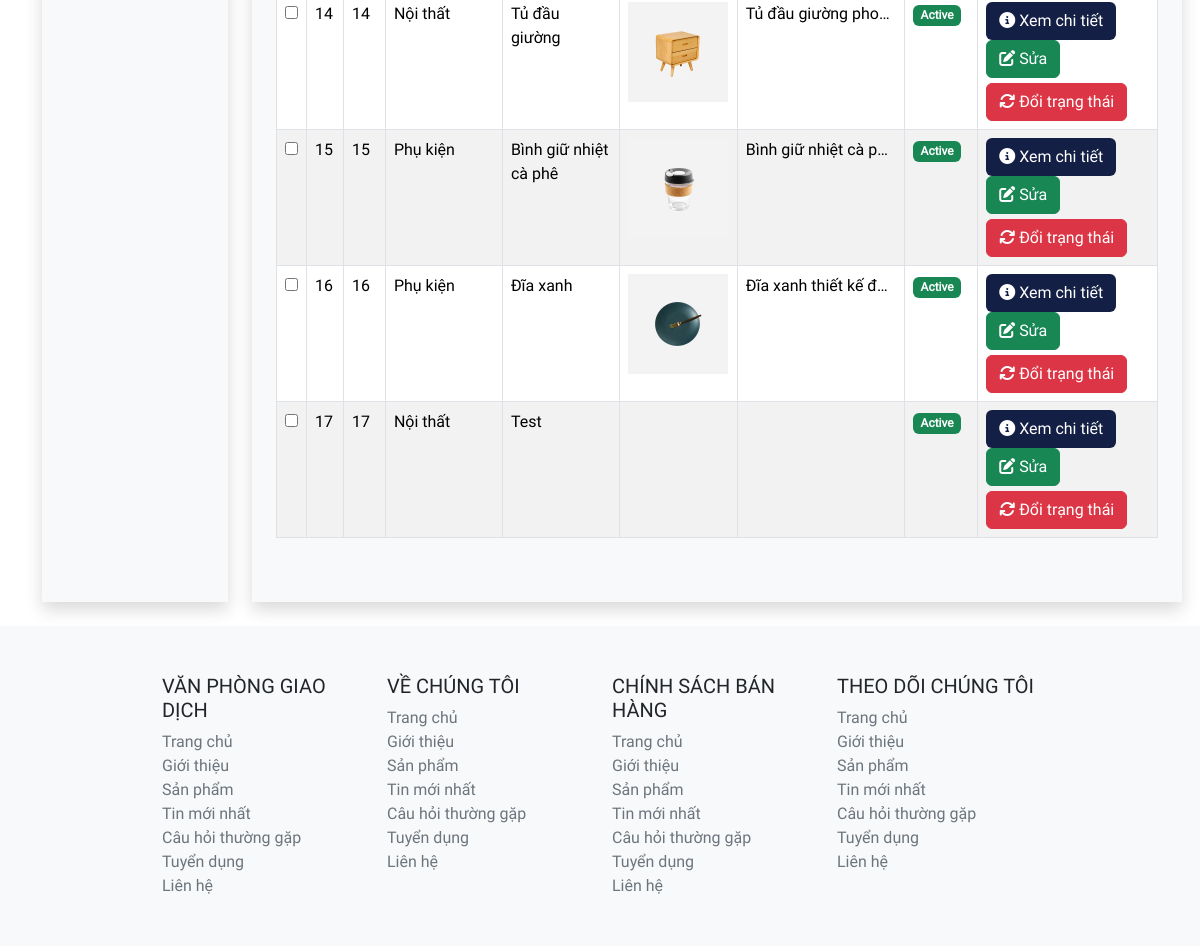
Page /admin/index.php?act=list-product (lower part) on the earlier database version.
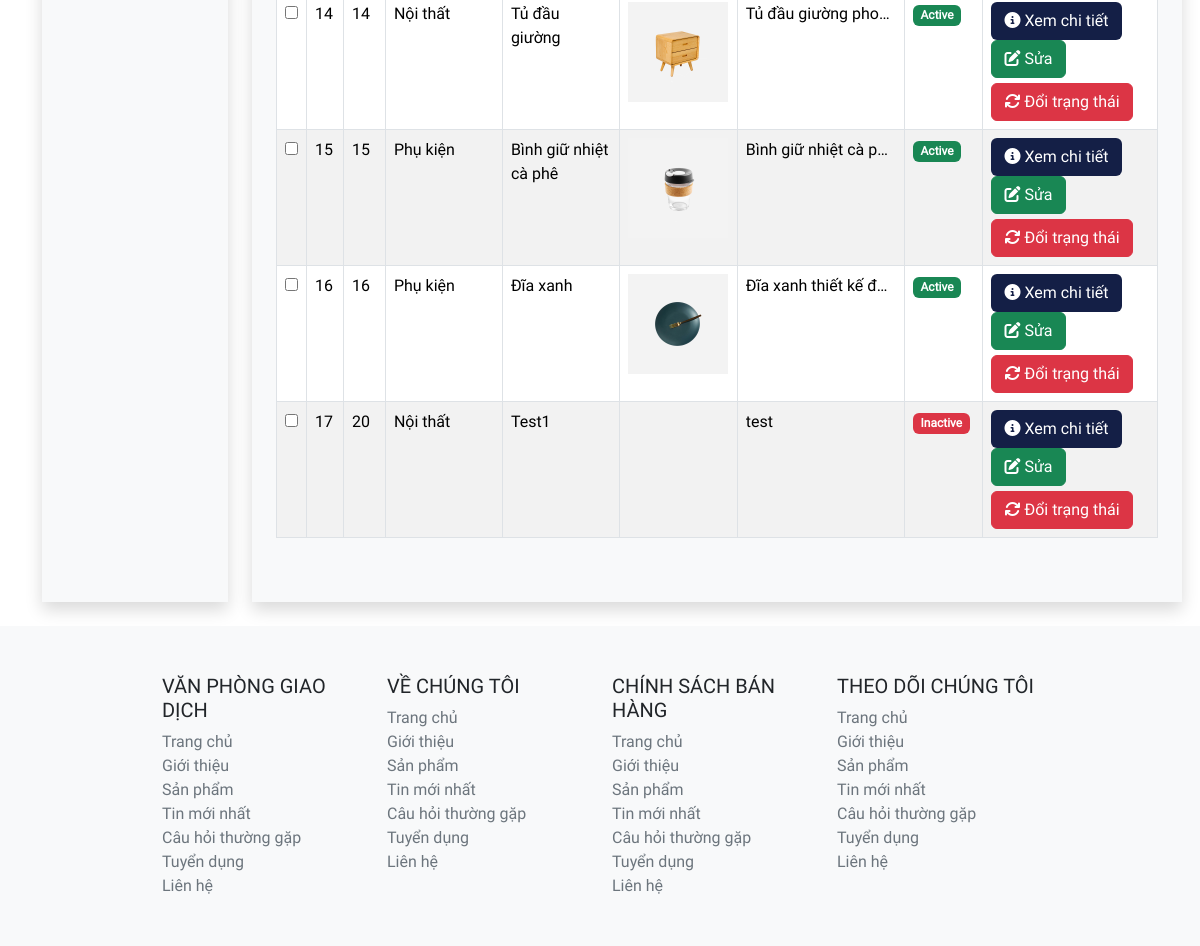
Same page on the later database version.
### tables this page shows
CREATE TABLE `product` (
  `pro_id` int NOT NULL,
  `pro_name` varchar(255) NOT NULL,
  `pro_image` varchar(255) DEFAULT NULL,
  `pro_description` varchar(255) NOT NULL,
  `cate_id` int NOT NULL,
  `pro_status` tinyint NOT NULL DEFAULT '1' COMMENT '1: Hoạt động\r\n0: Không hoạt động'
);

CREATE TABLE `category` (
  `cate_id` int NOT NULL,
  `cate_name` varchar(255) NOT NULL,
  `cate_status` tinyint NOT NULL DEFAULT '1' COMMENT '1: Tồn tại\r\n0: Không tồn tại'
);

### admin/controller/productController.php (called while the page is built, shortened)
<?php
class ProductController {
    public $productQuery;
    public function __construct() {
        $this -> productQuery = new ProductQuery();
    }
    public function list() {
        $dsProduct = $this->productQuery->all();
        include "view/product/list.php";
    }
}
?>

### admin/index.php (called while the page is built, shortened)
<?php
  include "../common/function.php";
include "controller/productController.php";
include "model/productQuery.php";
$act = $_GET['act'] ?? "";
match ($act) {
    '' => (new CategoryController()) -> list(),
    'list-product' => (new ProductController()) -> list(),
    'create-product' => (new ProductController()) -> create(),
    'read-one-product' => (new ProductController()) -> readOneProduct(),
    'update-status-product' => (new ProductController()) -> updateStatusProduct(),
    'view-product-detail' => (new ProductController()) -> listProductDetail(),
    'create-product-detail' => (new ProductController()) -> createProductDetail(),
    'update-product-detail' => (new ProductController()) -> readOneProductDetail(),
    'update-status-product-detail' => (new ProductController()) -> updateStatusProductDetail(),
    'list-category' => (new CategoryController()) -> list(),
    'create-category' => (new CategoryController()) -> create(),
    'update-category' => (new CategoryController()) -> update(),
    'delete-category' => (new CategoryController()) -> delete(),
    'restore-category' => (new CategoryController()) -> restore(),
    'list-news' => (new NewsController()) -> list(),
    'create-news' => (new NewsController()) -> create(),
    'update-news' => (new NewsController()) -> update(),
    'delete-news' => (new NewsController()) -> deleteNews(),
  };
?>

### common/function.php (called while the page is built, shortened)
<?php
    function connectDB() {
        $host = DB_HOST;
        $port  = DB_PORT;
        $dbname = DB_NAME;
        try {
            $conn = new PDO ("mysql:host=$host;port=$port;dbname=$dbname",DB_USER,DB_PASS);
            return $conn;
        } catch (\Throwable $th) {
            echo "Lỗi";
        }
    }
    function convertToObjectProduct($row) {
        $product = new Product();
        $product -> pro_id = $row['pro_id'];
        $product -> pro_name = $row['pro_name'];
        $product -> pro_image = $row['pro_image'];
        $product -> pro_description = $row['pro_description'];
        $product -> pro_status = $row['pro_status'];
        $product -> cate_id = $row['cate_id'];
        $product -> cate_name = $row['cate_name'];
        $product -> cate_status = $row['cate_status'];
        return $product;
    }
?>

### admin/model/productQuery.php (called while the page is built, shortened)
<?php
class ProductQuery {
    public $pdo;
    public function __construct() {
        $this->pdo = connectDB();
    }
    public function __destruct() {
        $this -> pdo = null;
    }
    public function all() {
        try {
            $sql = "select * from product inner join category on product.cate_id = category.cate_id";
            $data = $this->pdo->query($sql)->fetchAll();
            $dsProduct = [];
            foreach ($data as $row) {
                $dsProduct[] = convertToObjectProduct($row);
            }
            return $dsProduct;
        } catch (Exception $e) {
            echo "Lỗi: ".$e ->getMessage();
            echo "<hr>";
        }
    }
}
?>

### admin/view/product/list.php (the view, shortened to what this page needs)
<!DOCTYPE html>
<html lang="en">
<head>
    <link href="https://cdn.jsdelivr.net/npm/bootstrap@5.3.3/dist/css/bootstrap.min.css" rel="stylesheet">
    <link rel="stylesheet" href="../giaodien/style.css">
</head>
<body>
    <main class="d-flex container">
        <?php
        include "view/component/sidebar.php"
        ?>
        <div class="shadow bg-light pb-5 mt-4 ms-4 mb-4 col-md-10">
            <div class="pt-4 ms-4 me-4">
                <table class="table table-striped table-hover table-bordered">
                    <tbody>
                        <?php
                        $i = 1;
                        foreach ($dsProduct as $key => $pro) {
                        ?>
                            <tr>
                                <td>
                                    <input type="checkbox">
                                </td>
                                <td scope="row">
                                    <?= $i++?>
                                </td>
                                <td scope="row">
                                    <?= $pro->pro_id?>
                                </td>
                                <?php
                                    if ($pro->cate_status != 1 ) { ?>
                                        <td>
                                        <div style="white-space: wrap; overflow: hidden; text-overflow: ellipsis; width: 100px;">
                                            Danh mục không tồn tại
                                        </div>
                                    </td>
                                    <?php
                                    } else {
                                        ?>
                                             <td>
                                                <div style="white-space: wrap; overflow: hidden; text-overflow: ellipsis; width: 100px;">
                                                    <?= $pro->cate_name?>
                                                </div>
                                </td>
                                        <?php
                                    }
                                ?>
                                <td>
                                    <div style="white-space: wrap; overflow: hidden; text-overflow: ellipsis; width: 100px;">
                                    <?= $pro->pro_name?>
                                </div>
                            </td>
                            <td>
                                <img src="../img/product/<?= $pro->pro_image ?>" alt="" style="width:100px;">
                            </td>
                            <td>
                                <div
                                    style="white-space: nowrap; overflow: hidden; text-overflow: ellipsis; width: 150px;">
                                    <?= $pro->pro_description?>
                                </div>
                            </td>
                            <td>
                                <?php
                                    if ($pro->pro_status == 1) {
                                ?>
                                <span class="badge bg-success ">Active</span>
                                <?php
                                    } else {
                                        ?>
                                <span class="badge bg-danger">Inactive</span>
                                <?php
                                    }
                                ?>
                            </td>
                            <td>
                                <button class="btn" style="background: #141F46;">
                                    <a href="index.php?act=view-product-detail&pro_id=<?= $pro->pro_id ?>"
                                        class="text-white">
                                        <i class="fa-solid fa-circle-info"></i> Xem chi tiết
                                    </a>
                                </button>
                                <button class="btn btn-success ">
                                    <a href="index.php?act=read-one-product&pro_id=<?= $pro->pro_id ?>"
                                        class="text-white">
                                        <i class="fa-solid fa-pen-to-square"></i> Sửa
                                    </a>
                                </button>
                                <button class="btn btn-danger" style="margin-top:5px;">
                                    <a onclick="return confirm('Xác nhận đổi trạng thái sản phẩm #<?= $pro->pro_id?>?')"
                                        href="index.php?act=update-status-product&pro_id=<?= $pro->pro_id ?>"
                                        class="text-white">
                                        <i class="fa-solid fa-arrows-rotate"></i> Đổi trạng thái
                                    </a>
                                </button>
                            </td>
                        </tr>
                        <?php
                        }
                        ?>
                    </tbody>
                </table>
            </div>
        </div>
    </main>
    <?php
    include "view/component/footer.php"
    ?>
</body>
</html>

### admin/view/component/sidebar.php (shortened to what this page needs)
<div class="shadow bg-light pb-5 mt-4 mb-4 col-md-2">
        </div>

### admin/view/component/footer.php
<footer class="bg-light pt-5 pb-5">
        <div class="col-md-9 container">
            <div class="text-dark row">
                <div class="col-md-3">
                    <h5>VĂN PHÒNG GIAO DỊCH</h5>
                    <ul class="list-group">
                    <li><a class="text-secondary" href="">Trang chủ</a></li>
                    <li><a class="text-secondary" href="">Giới thiệu</a></li>
                    <li><a class="text-secondary" href="">Sản phẩm</a></li>
                    <li><a class="text-secondary" href="">Tin mới nhất</a></li>
                    <li><a class="text-secondary" href="">Câu hỏi thường gặp</a></li>
                    <li><a class="text-secondary" href="">Tuyển dụng</a></li>
                    <li><a class="text-secondary" href="">Liên hệ</a></li>
                    </ul>
                </div>
                <div class="col-md-3">
                    <h5>VỀ CHÚNG TÔI</h5>
                    <ul class="list-group">
                    <li><a class="text-secondary" href="">Trang chủ</a></li>
                    <li><a class="text-secondary" href="">Giới thiệu</a></li>
                    <li><a class="text-secondary" href="">Sản phẩm</a></li>
                    <li><a class="text-secondary" href="">Tin mới nhất</a></li>
                    <li><a class="text-secondary" href="">Câu hỏi thường gặp</a></li>
                    <li><a class="text-secondary" href="">Tuyển dụng</a></li>
                    <li><a class="text-secondary" href="">Liên hệ</a></li>
                    </ul>
                </div>
                <div class="col-md-3">
                    <h5>CHÍNH SÁCH BÁN HÀNG</h5>
                    <ul class="list-group">
                    <li><a class="text-secondary" href="">Trang chủ</a></li>
                    <li><a class="text-secondary" href="">Giới thiệu</a></li>
                    <li><a class="text-secondary" href="">Sản phẩm</a></li>
                    <li><a class="text-secondary" href="">Tin mới nhất</a></li>
                    <li><a class="text-secondary" href="">Câu hỏi thường gặp</a></li>
                    <li><a class="text-secondary" href="">Tuyển dụng</a></li>
                    <li><a class="text-secondary" href="">Liên hệ</a></li>
                    </ul>
                </div>
                <div class="col-md-3">
                    <h5>THEO DÕI CHÚNG TÔI</h5>
                    <ul class="list-group">
                    <li><a class="text-secondary" href="">Trang chủ</a></li>
                    <li><a class="text-secondary" href="">Giới thiệu</a></li>
                    <li><a class="text-secondary" href="">Sản phẩm</a></li>
                    <li><a class="text-secondary" href="">Tin mới nhất</a></li>
                    <li><a class="text-secondary" href="">Câu hỏi thường gặp</a></li>
                    <li><a class="text-secondary" href="">Tuyển dụng</a></li>
                    <li><a class="text-secondary" href="">Liên hệ</a></li>
                    </ul>
                </div>
            </div>
        </div>
    </footer>

### giaodien/style.css (style rules this page uses)
* { margin: 0; padding: 0; box-sizing: border-box; list-style-type: none; text-decoration: none; font-family: Roboto; }
li { list-style: none; }

Differences in the rows shown:
removed product: pro_id "17", cate.cate_name "Nội thất", pro_name "Test", pro_status "Active"
added product: pro_id "20", cate.cate_name "Nội thất", pro_name "Test1", pro_description "test", pro_status "Inactive"
